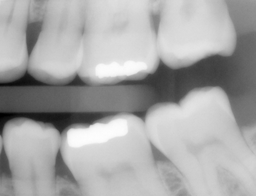
//> input picture Chap2Fundamentals/2.6.3ArithmeticOperations-TanLin/ImageMultiplication/11.tif, 256 x 196 px, shrunk from 882 x 674 before the run
$ ./main   (built with g++ and OpenCV 4)
//> lines starting //> are read from the running program, lines starting //| are printed output that depends on the picture
#include<iostream>
#include<opencv2/opencv.hpp>
#include <opencv2/highgui/highgui.hpp>
#include <opencv2/imgproc/imgproc.hpp>
using namespace cv;
using namespace std;
int main()
{

    Mat srcimage1 = imread("11.tif");
//> srcimage1 is the input picture: 196 rows x 256 cols, CV_8UC3; min 0, max 254, mean 166.8

    imshow("Original", srcimage1);

    imwrite("original.jpg", srcimage1);

    Mat srcimage2 = imread("22.tif");
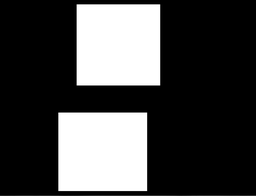
//> input picture Chap2Fundamentals/2.6.3ArithmeticOperations-TanLin/ImageMultiplication/22.tif, 256 x 196 px, shrunk from 882 x 674 before the run
//> srcimage2 is the input picture: 196 rows x 256 cols, CV_8UC3; min 0, max 255, mean 70.2

    imshow("yinying", srcimage2);

    imwrite("yinying.jpg", srcimage2);
     Mat dstimage;

    dstimage.create(srcimage1.rows,srcimage2.cols,srcimage1.type());

       int r1 = srcimage1.rows;
//> r1 = 196

       int c1 = srcimage1.cols;
//> c1 = 256
       int r2= srcimage2.rows;
//> r2 = 196

       int c2 = srcimage2.cols;
//> c2 = 256
    if(srcimage1.cols==srcimage1.rows)
     {


       for(int k = 0;k < r1;k ++)
       {

        for(int w =0;w < c1;w ++)
         {
           for(int i = 0;i < r2;i ++)
           {

             for(int j =0;j < c2;j ++)
             {

            dstimage.at<Vec3b>(k,j)[0] = srcimage1.at<Vec3b>(k,w)[0]*srcimage2.at<Vec3b>(i,j)[0];

            dstimage.at<Vec3b>(k,j)[1] = srcimage1.at<Vec3b>(k,w)[1]*srcimage2.at<Vec3b>(i,j)[1];

            dstimage.at<Vec3b>(k,j)[2] = srcimage1.at<Vec3b>(k,w)[2]*srcimage2.at<Vec3b>(i,j)[2];


             }
            }
          }
        }
      }
     else if(srcimage1.cols>=srcimage1.rows)
     {

        for(int k = 0;k < r1;k ++)
       {

        for(int w =c1-r2;w < c1;w ++)
         {
           for(int i = 0;i < r2;i ++)
           {

             for(int j =0;j < c2;j ++)
             {

            dstimage.at<Vec3b>(k,j)[0] = srcimage1.at<Vec3b>(k,w)[0]*srcimage2.at<Vec3b>(i,j)[0];

            dstimage.at<Vec3b>(k,j)[1] = srcimage1.at<Vec3b>(k,w)[1]*srcimage2.at<Vec3b>(i,j)[1];

            dstimage.at<Vec3b>(k,j)[2] = srcimage1.at<Vec3b>(k,w)[2]*srcimage2.at<Vec3b>(i,j)[2];


             }
            }
          }
        }
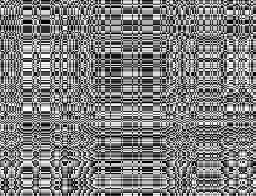
//> dstimage: 196 rows x 256 cols, CV_8UC3; min 0, max 255, mean 126.3

      }
     else
     {

        for(int k = 0;k < r1;k ++)
       {

        for(int w =0;w < c1;w ++)
         {
           for(int i = r2-c1;i < r2;i ++)
           {

             for(int j =0;j < c2;j ++)
             {

            dstimage.at<Vec3b>(k,j)[0] = srcimage1.at<Vec3b>(k,w)[0]*srcimage2.at<Vec3b>(i,j)[0];

            dstimage.at<Vec3b>(k,j)[1] = srcimage1.at<Vec3b>(k,w)[1]*srcimage2.at<Vec3b>(i,j)[1];

            dstimage.at<Vec3b>(k,j)[2] = srcimage1.at<Vec3b>(k,w)[2]*srcimage2.at<Vec3b>(i,j)[2];


             }
            }
          }
        }

      }

      imshow("xiaoguotu", dstimage);

      imwrite("xiaoguotu.jpg", dstimage);

      waitKey(0);

      return 0;
}
